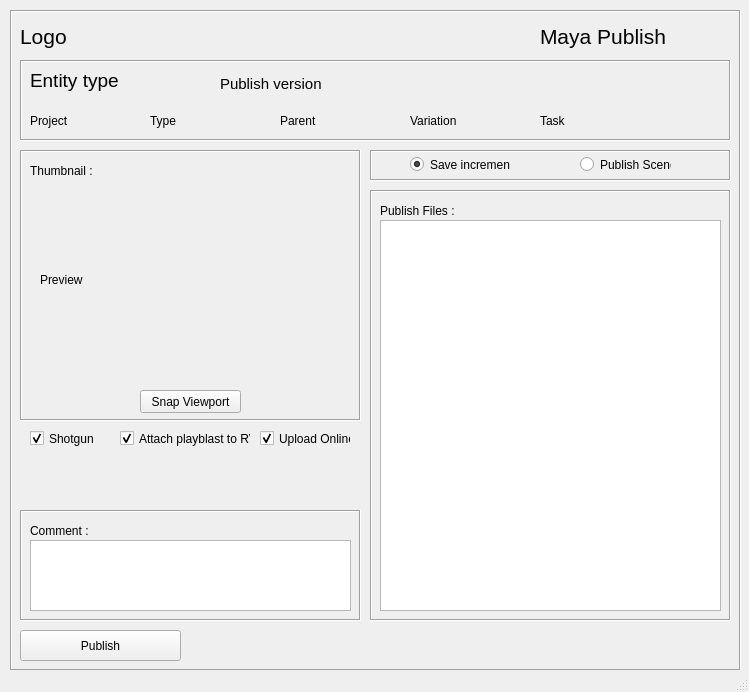
<?xml version="1.0" encoding="UTF-8"?>
<ui version="4.0">
 <class>arxPublishWindow</class>
 <widget class="QMainWindow" name="arxPublishWindow">
  <property name="geometry">
   <rect>
    <x>0</x>
    <y>0</y>
    <width>749</width>
    <height>692</height>
   </rect>
  </property>
  <property name="windowTitle">
   <string>Arxanima Asset Publish v.1.0</string>
  </property>
  <widget class="QWidget" name="centralwidget">
   <widget class="QFrame" name="frame">
    <property name="geometry">
     <rect>
      <x>10</x>
      <y>10</y>
      <width>731</width>
      <height>661</height>
     </rect>
    </property>
    <property name="frameShape">
     <enum>QFrame::Box</enum>
    </property>
    <property name="frameShadow">
     <enum>QFrame::Sunken</enum>
    </property>
    <widget class="QLabel" name="app_label">
     <property name="geometry">
      <rect>
       <x>530</x>
       <y>6</y>
       <width>190</width>
       <height>40</height>
      </rect>
     </property>
     <property name="font">
      <font>
       <pointsize>16</pointsize>
      </font>
     </property>
     <property name="text">
      <string>Maya Publish</string>
     </property>
    </widget>
    <widget class="QFrame" name="frame_4">
     <property name="geometry">
      <rect>
       <x>10</x>
       <y>500</y>
       <width>341</width>
       <height>111</height>
      </rect>
     </property>
     <property name="frameShape">
      <enum>QFrame::Box</enum>
     </property>
     <property name="frameShadow">
      <enum>QFrame::Sunken</enum>
     </property>
     <widget class="QTextEdit" name="comment_textEdit">
      <property name="enabled">
       <bool>true</bool>
      </property>
      <property name="geometry">
       <rect>
        <x>10</x>
        <y>30</y>
        <width>321</width>
        <height>71</height>
       </rect>
      </property>
     </widget>
     <widget class="QLabel" name="label_2">
      <property name="geometry">
       <rect>
        <x>10</x>
        <y>10</y>
        <width>121</width>
        <height>21</height>
       </rect>
      </property>
      <property name="text">
       <string>Comment : </string>
      </property>
     </widget>
    </widget>
    <widget class="QCheckBox" name="shotgun_checkBox">
     <property name="geometry">
      <rect>
       <x>20</x>
       <y>420</y>
       <width>70</width>
       <height>17</height>
      </rect>
     </property>
     <property name="toolTip">
      <string extracomment="Update publish data to Shotgun. Uncheck if cannot connect to Shotgun."/>
     </property>
     <property name="whatsThis">
      <string extracomment="Update publish data to Shotgun"/>
     </property>
     <property name="text">
      <string>Shotgun</string>
     </property>
     <property name="checked">
      <bool>true</bool>
     </property>
    </widget>
    <widget class="QFrame" name="frame_3">
     <property name="geometry">
      <rect>
       <x>10</x>
       <y>50</y>
       <width>711</width>
       <height>81</height>
      </rect>
     </property>
     <property name="frameShape">
      <enum>QFrame::Box</enum>
     </property>
     <property name="frameShadow">
      <enum>QFrame::Sunken</enum>
     </property>
     <widget class="QLabel" name="task_label">
      <property name="geometry">
       <rect>
        <x>520</x>
        <y>50</y>
        <width>101</width>
        <height>21</height>
       </rect>
      </property>
      <property name="font">
       <font>
        <pointsize>9</pointsize>
       </font>
      </property>
      <property name="text">
       <string>Task</string>
      </property>
     </widget>
     <widget class="QLabel" name="data2_label">
      <property name="geometry">
       <rect>
        <x>260</x>
        <y>50</y>
        <width>111</width>
        <height>21</height>
       </rect>
      </property>
      <property name="font">
       <font>
        <pointsize>9</pointsize>
       </font>
      </property>
      <property name="text">
       <string>Parent</string>
      </property>
     </widget>
     <widget class="QLabel" name="data3_label">
      <property name="geometry">
       <rect>
        <x>390</x>
        <y>50</y>
        <width>121</width>
        <height>21</height>
       </rect>
      </property>
      <property name="font">
       <font>
        <pointsize>9</pointsize>
       </font>
      </property>
      <property name="text">
       <string>Variation</string>
      </property>
     </widget>
     <widget class="QLabel" name="data1_label">
      <property name="geometry">
       <rect>
        <x>130</x>
        <y>50</y>
        <width>111</width>
        <height>21</height>
       </rect>
      </property>
      <property name="font">
       <font>
        <pointsize>9</pointsize>
       </font>
      </property>
      <property name="text">
       <string>Type</string>
      </property>
     </widget>
     <widget class="QLabel" name="project_label">
      <property name="geometry">
       <rect>
        <x>10</x>
        <y>50</y>
        <width>131</width>
        <height>21</height>
       </rect>
      </property>
      <property name="font">
       <font>
        <pointsize>9</pointsize>
       </font>
      </property>
      <property name="text">
       <string>Project</string>
      </property>
     </widget>
     <widget class="QLabel" name="entity_label">
      <property name="geometry">
       <rect>
        <x>10</x>
        <y>10</y>
        <width>191</width>
        <height>21</height>
       </rect>
      </property>
      <property name="font">
       <font>
        <pointsize>14</pointsize>
       </font>
      </property>
      <property name="text">
       <string>Entity type</string>
      </property>
     </widget>
     <widget class="QLabel" name="publish_label">
      <property name="geometry">
       <rect>
        <x>200</x>
        <y>13</y>
        <width>491</width>
        <height>21</height>
       </rect>
      </property>
      <property name="font">
       <font>
        <pointsize>11</pointsize>
       </font>
      </property>
      <property name="text">
       <string>Publish version</string>
      </property>
     </widget>
    </widget>
    <widget class="QFrame" name="frame_2">
     <property name="geometry">
      <rect>
       <x>10</x>
       <y>140</y>
       <width>341</width>
       <height>271</height>
      </rect>
     </property>
     <property name="frameShape">
      <enum>QFrame::Box</enum>
     </property>
     <property name="frameShadow">
      <enum>QFrame::Sunken</enum>
     </property>
     <widget class="QPushButton" name="snapViewport_pushButton">
      <property name="geometry">
       <rect>
        <x>120</x>
        <y>240</y>
        <width>101</width>
        <height>23</height>
       </rect>
      </property>
      <property name="text">
       <string>Snap Viewport</string>
      </property>
     </widget>
     <widget class="QLabel" name="preview_label">
      <property name="geometry">
       <rect>
        <x>20</x>
        <y>30</y>
        <width>300</width>
        <height>200</height>
       </rect>
      </property>
      <property name="text">
       <string>Preview</string>
      </property>
     </widget>
     <widget class="QLabel" name="task_label_3">
      <property name="geometry">
       <rect>
        <x>10</x>
        <y>10</y>
        <width>151</width>
        <height>21</height>
       </rect>
      </property>
      <property name="font">
       <font>
        <pointsize>9</pointsize>
       </font>
      </property>
      <property name="text">
       <string>Thumbnail : </string>
      </property>
     </widget>
    </widget>
    <widget class="QPushButton" name="publish_pushButton">
     <property name="geometry">
      <rect>
       <x>10</x>
       <y>620</y>
       <width>161</width>
       <height>31</height>
      </rect>
     </property>
     <property name="text">
      <string>Publish</string>
     </property>
    </widget>
    <widget class="QFrame" name="frame_5">
     <property name="geometry">
      <rect>
       <x>360</x>
       <y>180</y>
       <width>361</width>
       <height>431</height>
      </rect>
     </property>
     <property name="frameShape">
      <enum>QFrame::Box</enum>
     </property>
     <property name="frameShadow">
      <enum>QFrame::Sunken</enum>
     </property>
     <widget class="QListWidget" name="publish_listWidget">
      <property name="geometry">
       <rect>
        <x>10</x>
        <y>30</y>
        <width>341</width>
        <height>391</height>
       </rect>
      </property>
     </widget>
     <widget class="QLabel" name="display_label">
      <property name="geometry">
       <rect>
        <x>10</x>
        <y>10</y>
        <width>151</width>
        <height>21</height>
       </rect>
      </property>
      <property name="font">
       <font>
        <pointsize>9</pointsize>
       </font>
      </property>
      <property name="text">
       <string>Publish Files : </string>
      </property>
     </widget>
    </widget>
    <widget class="QLabel" name="status_label">
     <property name="geometry">
      <rect>
       <x>180</x>
       <y>624</y>
       <width>541</width>
       <height>21</height>
      </rect>
     </property>
     <property name="font">
      <font>
       <pointsize>9</pointsize>
      </font>
     </property>
     <property name="text">
      <string/>
     </property>
    </widget>
    <widget class="QLabel" name="logo_label">
     <property name="geometry">
      <rect>
       <x>10</x>
       <y>6</y>
       <width>200</width>
       <height>40</height>
      </rect>
     </property>
     <property name="font">
      <font>
       <pointsize>16</pointsize>
      </font>
     </property>
     <property name="text">
      <string>Logo</string>
     </property>
    </widget>
    <widget class="QFrame" name="frame_6">
     <property name="geometry">
      <rect>
       <x>360</x>
       <y>140</y>
       <width>361</width>
       <height>31</height>
      </rect>
     </property>
     <property name="frameShape">
      <enum>QFrame::Box</enum>
     </property>
     <property name="frameShadow">
      <enum>QFrame::Sunken</enum>
     </property>
     <widget class="QRadioButton" name="saveWork_radioButton">
      <property name="geometry">
       <rect>
        <x>40</x>
        <y>6</y>
        <width>100</width>
        <height>17</height>
       </rect>
      </property>
      <property name="text">
       <string>Save increment</string>
      </property>
      <property name="checked">
       <bool>true</bool>
      </property>
     </widget>
     <widget class="QRadioButton" name="publish_radioButton">
      <property name="geometry">
       <rect>
        <x>210</x>
        <y>6</y>
        <width>91</width>
        <height>17</height>
       </rect>
      </property>
      <property name="text">
       <string>Publish Scene</string>
      </property>
     </widget>
    </widget>
    <widget class="QCheckBox" name="playblast_checkBox">
     <property name="geometry">
      <rect>
       <x>110</x>
       <y>420</y>
       <width>131</width>
       <height>17</height>
      </rect>
     </property>
     <property name="toolTip">
      <string extracomment="Update publish data to Shotgun. Uncheck if cannot connect to Shotgun."/>
     </property>
     <property name="whatsThis">
      <string extracomment="Update publish data to Shotgun"/>
     </property>
     <property name="text">
      <string>Attach playblast to RV</string>
     </property>
     <property name="checked">
      <bool>true</bool>
     </property>
    </widget>
    <widget class="QCheckBox" name="upload_checkBox">
     <property name="geometry">
      <rect>
       <x>250</x>
       <y>420</y>
       <width>91</width>
       <height>17</height>
      </rect>
     </property>
     <property name="toolTip">
      <string extracomment="Update publish data to Shotgun. Uncheck if cannot connect to Shotgun."/>
     </property>
     <property name="whatsThis">
      <string extracomment="Update publish data to Shotgun"/>
     </property>
     <property name="text">
      <string>Upload Online</string>
     </property>
     <property name="checked">
      <bool>true</bool>
     </property>
    </widget>
   </widget>
  </widget>
  <widget class="QStatusBar" name="statusBar"/>
 </widget>
 <resources/>
 <connections/>
</ui>
